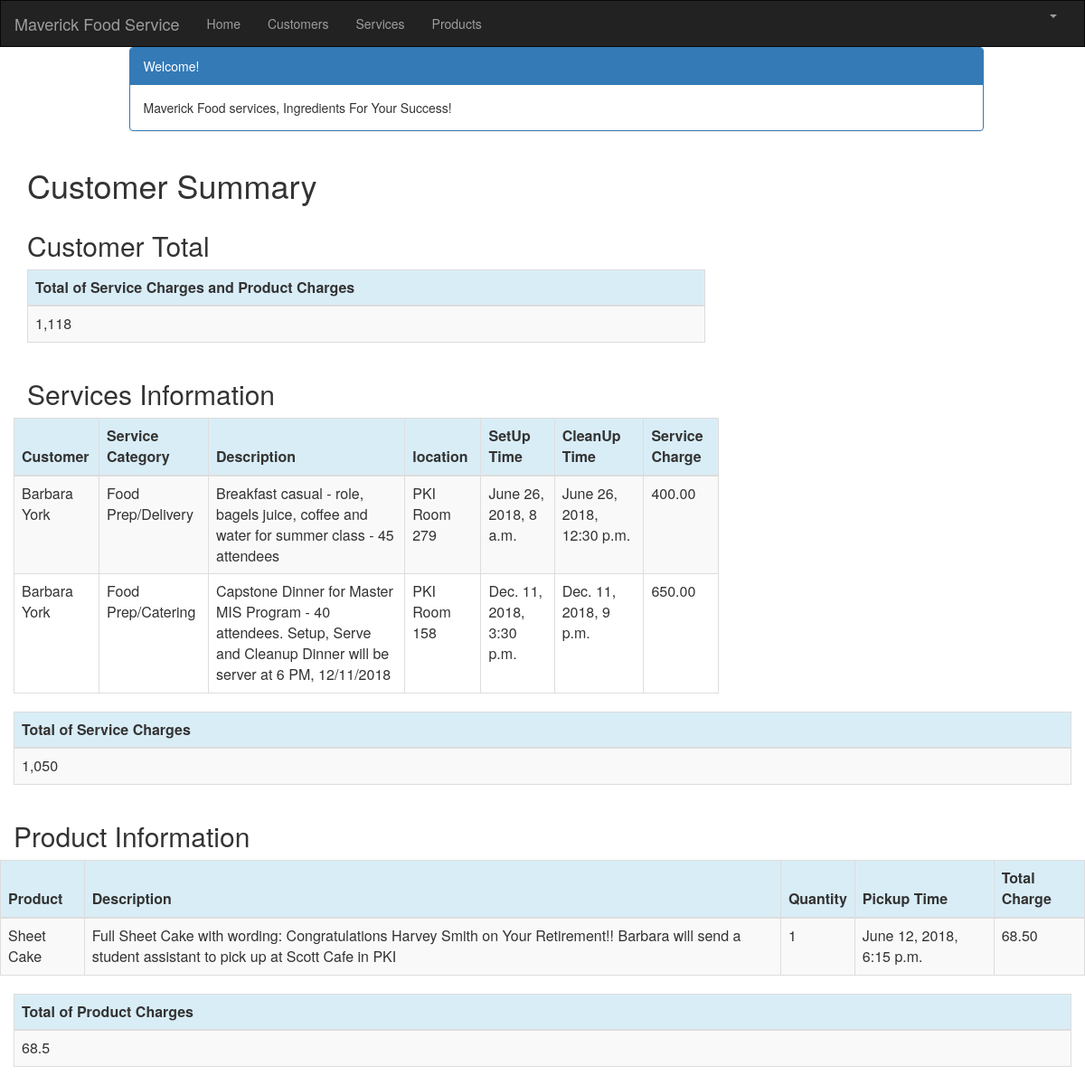
The page /customer/1/summary/ (signed in) on the database its author committed.
### crm/models.py (models this page shows, shortened)
class Service(models.Model):
    cust_name = models.ForeignKey(Customer, on_delete=models.CASCADE, related_name='services')
    service_category = models.CharField(max_length=100)
    description = models.TextField()
    location = models.CharField(max_length=200)
    setup_time = models.DateTimeField(
        default=timezone.now)
    cleanup_time = models.DateTimeField(
        default=timezone.now)
    service_charge = models.DecimalField(max_digits=10, decimal_places=2)
    created_date = models.DateTimeField(
        default=timezone.now)
    updated_date = models.DateTimeField(auto_now_add=True)

class Customer(models.Model):
    cust_name = models.CharField(max_length=50)
    organization = models.CharField(max_length=100, blank=True)
    role = models.CharField(max_length=100)
    email = models.EmailField(max_length=100)
    bldgroom = models.CharField(max_length=100)
    address = models.CharField(max_length=200)
    account_number = models.IntegerField(blank=False, null=False)
    city = models.CharField(max_length=50)
    state = models.CharField(max_length=50)
    zipcode = models.CharField(max_length=10)
    phone_number = models.CharField(max_length=50)
    created_date = models.DateTimeField(
        default=timezone.now)
    updated_date = models.DateTimeField(auto_now_add=True)
    def __str__(self):
        return str(self.cust_name)

class Product(models.Model):
    cust_name = models.ForeignKey(Customer, on_delete=models.CASCADE, related_name='products')
    product = models.CharField(max_length=100)
    p_description = models.TextField()
    quantity = models.IntegerField()
    pickup_time = models.DateTimeField(
        default=timezone.now)
    charge = models.DecimalField(max_digits=10, decimal_places=2)
    created_date = models.DateTimeField(
        default=timezone.now)
    updated_date = models.DateTimeField(auto_now_add=True)

### crm/views.py (the view)
# urls.py: path('customer/<int:pk>/summary/', views.summary, name='summary'),
@login_required
def summary(request, pk):
    customer = get_object_or_404(Customer, pk=pk)
    customers = Customer.objects.filter(created_date__lte=timezone.now())
    services = Service.objects.filter(cust_name=pk)
    products = Product.objects.filter(cust_name=pk)
    sum_service_charge = Service.objects.filter(cust_name=pk).aggregate(Sum('service_charge'))
    sum_product_charge = Product.objects.filter(cust_name=pk).aggregate(Sum('charge'))
    return render(request, 'crm/summary.html', {'customers': customers,
                                                    'products': products,
                                                    'services': services,
                                                    'sum_service_charge': sum_service_charge,
                                                    'sum_product_charge': sum_product_charge,
                                                    })

### crm/templates/crm/summary.html (shortened to what this page needs)
{% extends 'crm/base.html' %}
{% block content %}
{% load mathfilters %}
{% load humanize %}
<div class="container">
    <div class="row">
        <div class="col-md-10 col-md-offset-1">
            <div class="panel panel-primary">
                <div class="panel-heading">Welcome!</div>
                <div class="panel-body">
                    Maverick Food services, Ingredients For Your Success!
                </div>
            </div>
        </div>
    </div>
</div>
<div class="row">
    <h1 style="padding-left: 15Px">Customer Summary</h1>
</div>
    <div class="row">
        <h2 style="padding-left: 15Px">Customer Total</h2>
    </div>
    <table class="table table-striped table-bordered table-hover">
        <thead>
            <tr class="bg-info">
                <th>Total of Service Charges and Product Charges</th>
            </tr>
        </thead>
        <tbody>
            <tr>
                <td>
                    {% with answer=sum_service_charge.service_charge__sum %}
                    {{ answer|add:sum_product_charge.charge__sum|intcomma }}
                    {% endwith %}
                </td>
            </tr>
        </tbody>
    </table>
    <div class="row">
        <h2 style="padding-left: 15Px">Services Information</h2>
    </div>
    <div class="row">
        <table class="table table-striped table-bordered table-hover">
            <thead>
            <tr class="bg-info">
                <th>Customer</th>
                <th>Service Category</th>
                <th>Description</th>
                <th>location</th>
                <th>SetUp Time</th>
                <th>CleanUp Time</th>
                <th>Service Charge</th>
            </tr>
            </thead>
            <tbody>
            {% for service in services %}
                <tr>
                    <td>{{ service.cust_name }}</td>
                    <td>{{ service.service_category }}</td>
                    <td>{{ service.description }}</td>
                    <td>{{ service.location }}</td>
                    <td>{{ service.setup_time }}</td>
                    <td>{{ service.cleanup_time }}</td>
                    <td>{{ service.service_charge }}</td>
                </tr>
            {% endfor %}
            </tbody>
        </table>
    </div>
    </div>
        <table class="table table-striped table-bordered table-hover">
        <thead>
            <tr class="bg-info">
                <th>Total of Service Charges</th>
            </tr>
        </thead>
        <tbody>
            <tr>
                <td>{{ sum_service_charge.service_charge__sum|intcomma }}</td>
            </tr>
        </tbody>
    </table>
    <div class="row">
        <h2 style="padding-left: 15Px">Product Information</h2>
    </div>
    <div class="row">
        <table class="table table-striped table-bordered table-hover">
            <thead>
            <tr class="bg-info">
                <th>Product</th>
                <th>Description</th>
                <th>Quantity</th>
                <th>Pickup Time</th>
                <th>Total Charge</th>
            </tr>
            </thead>
            <tbody>
            {% for product in products %}
                <tr>
                    <td>{{ product.product }}</td>
                    <td>{{ product.p_description }}</td>
                    <td>{{ product.quantity|intcomma }}</td>
                    <td>{{ product.pickup_time }}</td>
                    <td>{{ product.charge|intcomma }}</td>
                </tr>
            {% endfor %}
            </tbody>
        </table>
    </div>
        <table class="table table-striped table-bordered table-hover">
        <thead>
            <tr class="bg-info">
                <th>Total of Product Charges</th>
            </tr>
        </thead>
        <tbody>
            <tr>
                <td>{{ sum_product_charge.charge__sum|intcomma }}</td>
            </tr>
        </tbody>
    </table>
</div>
{% endblock %}

### rows shown on the page
Service: cust_name "Barbara York", service_category "Food Prep/Delivery", description "Breakfast casual - role, bagels juice, coffee and water for summer class - 45 attendees", location "PKI Room 279", setup_time "June 26, 2018, 8 a.m.", cleanup_time "June 26, 2018, 12:30 p.m.", service_charge "400.00"
Service: cust_name "Barbara York", service_category "Food Prep/Catering", description "Capstone Dinner for Master MIS Program - 40 attendees. Setup, Serve and Cleanup Dinner will be server at 6 PM, 12/11/2018", location "PKI Room 158", setup_time "Dec. 11, 2018, 3:30 p.m.", cleanup_time "Dec. 11, 2018, 9 p.m.", service_charge "650.00"
Product: product "Sheet Cake", p_description "Full Sheet Cake with wording: Congratulations Harvey Smith on Your Retirement!! Barbara will send a student assistant to pick up at Scott Cafe in PKI", quantity "1", pickup_time "June 12, 2018, 6:15 p.m.", charge "68.50"

### other values the page prints
{{ answer|add:sum_product_charge.charge__sum|intcomma }} "1,118"
{{ sum_service_charge.service_charge__sum|intcomma }} "1,050"
{{ sum_product_charge.charge__sum|intcomma }} "68.5"
